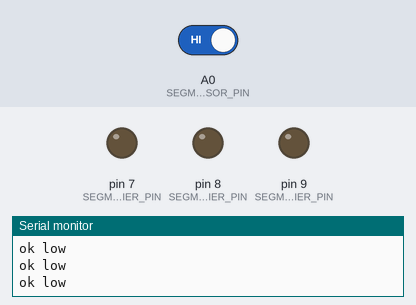
A sketch run on a simulated Arduino Uno, built with avr-gcc and run on an emulated ATmega328P. On the bench: output pins drawn as LEDs (lit = HIGH), the last lines printed to the serial monitor. The inputs (shaded band) are chosen by the test bench; at power-on: A0 (SEGMENT_1_SENSOR_PIN) HIGH.

Above: at 1.2 s.
1.3 s: A0 (SEGMENT_1_SENSOR_PIN) driven LOW
At 2.2 s:
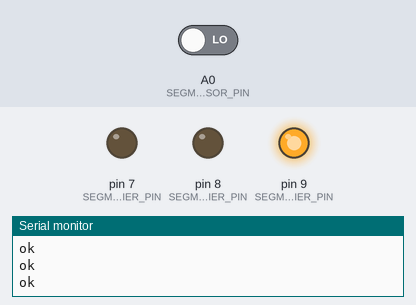
2.8 s: A0 (SEGMENT_1_SENSOR_PIN) driven HIGH
At 3.4 s:
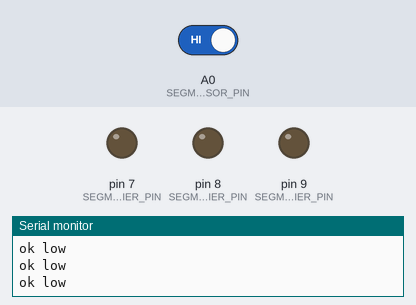
Timing chart, 0 to 5.8 s (numbered marks = the images above; inputs shaded):
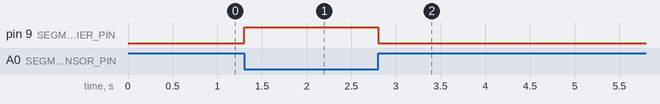

Measured:
- after the input at 1.3 s, pin 9 (SEGMENT_1_BARRIER_PIN): LOW → HIGH at once
- after the input at 2.8 s, pin 9 (SEGMENT_1_BARRIER_PIN): HIGH → LOW at once

The sketch:

test_relay.ino
```cpp
// contorol train barriers, train (Shimon) under floor exhibit
// 30 years museum enaversary, Summer 2022
// 2 Trains on same circular rail divided to 3 sections
//When one train go into sector i (i = 0,1,2)and pass sensor i - the controler block
// second train to go into same section by disconnect power from the begining of this section.
// and open i-1 section - see fulle expalin at
//https://docs.google.com/document/d/1Xm8vYSGSgmGfYhY095-ccse9BiLPy-t-vI_z9wcCI0Y/edit
// Hardware/layout
//3 inputs from IR block light sensors (E18-D80, GND - BLUE !!!, +5V- brown, out - BLACK !
// High when light NOT refelected = train cross)
// 3 outputs- throught AO3400) 3 Relays activated via AO3400
// Used NC connection - tative the relay to stop the strain (so in case of mailfunction we can switch off
// see J:\Bloomfield\Exhibits\היסטוריה לקראת שלושים שנה למוזיאון\רכבת שמעון\פיתוח מחסום נתנאל יוני 2022

//
const int Sample_Time = 100; // ms time between measure
#define   SEGMENT_1_SENSOR_PIN    A0//14 // A0 (see https://github.com/arduino/ArduinoCore-avr/blob/master/variants/standard/pins_arduino.h#L56-L72)
#define   SEGMENT_1_BARRIER_PIN   9
#define   SEGMENT_2_SENSOR_PIN    A1//15  //A1
#define   SEGMENT_2_BARRIER_PIN   8
#define   SEGMENT_3_SENSOR_PIN    A2//16  //A2
#define   SEGMENT_3_BARRIER_PIN   7


// do we get a HIGH/ LOW when a sensor detects a train
const int trainDetectionSignal = LOW;

// do we write HIGH/LOW to close the barrier
const int barrierCloseSignal = LOW;

const int sensorPins [] = {SEGMENT_1_SENSOR_PIN, SEGMENT_2_SENSOR_PIN, SEGMENT_3_SENSOR_PIN};
const int barrierPins [] = {SEGMENT_1_BARRIER_PIN, SEGMENT_2_BARRIER_PIN, SEGMENT_3_BARRIER_PIN};

const int numOfSegments = sizeof(sensorPins)/sizeof(sensorPins[0]);

void setup() {
  Serial.begin(115200);
  if (trainDetectionSignal == LOW){
      pinMode(SEGMENT_1_SENSOR_PIN, INPUT_PULLUP);
      pinMode(SEGMENT_2_SENSOR_PIN, INPUT_PULLUP);
      pinMode(SEGMENT_3_SENSOR_PIN, INPUT_PULLUP);
  }
  else {// signal gets HIGH when we detect, need an external pulldown / pulldown in sensor
      pinMode(SEGMENT_1_SENSOR_PIN, INPUT);
      pinMode(SEGMENT_2_SENSOR_PIN, INPUT);
      pinMode(SEGMENT_3_SENSOR_PIN, INPUT);
  }

  pinMode(SEGMENT_1_BARRIER_PIN, OUTPUT);
  pinMode(SEGMENT_2_BARRIER_PIN, OUTPUT);
  pinMode(SEGMENT_3_BARRIER_PIN, OUTPUT);

}


void loop() {

  int barrierCurrentState = digitalRead(A0);
  if (barrierCurrentState == trainDetectionSignal) {
    digitalWrite(9, HIGH);
    Serial.println("ok");
    delay(100);
  }else{
     digitalWrite(9, LOW);
    Serial.println("ok low");
    delay(100);
  }

}
```
